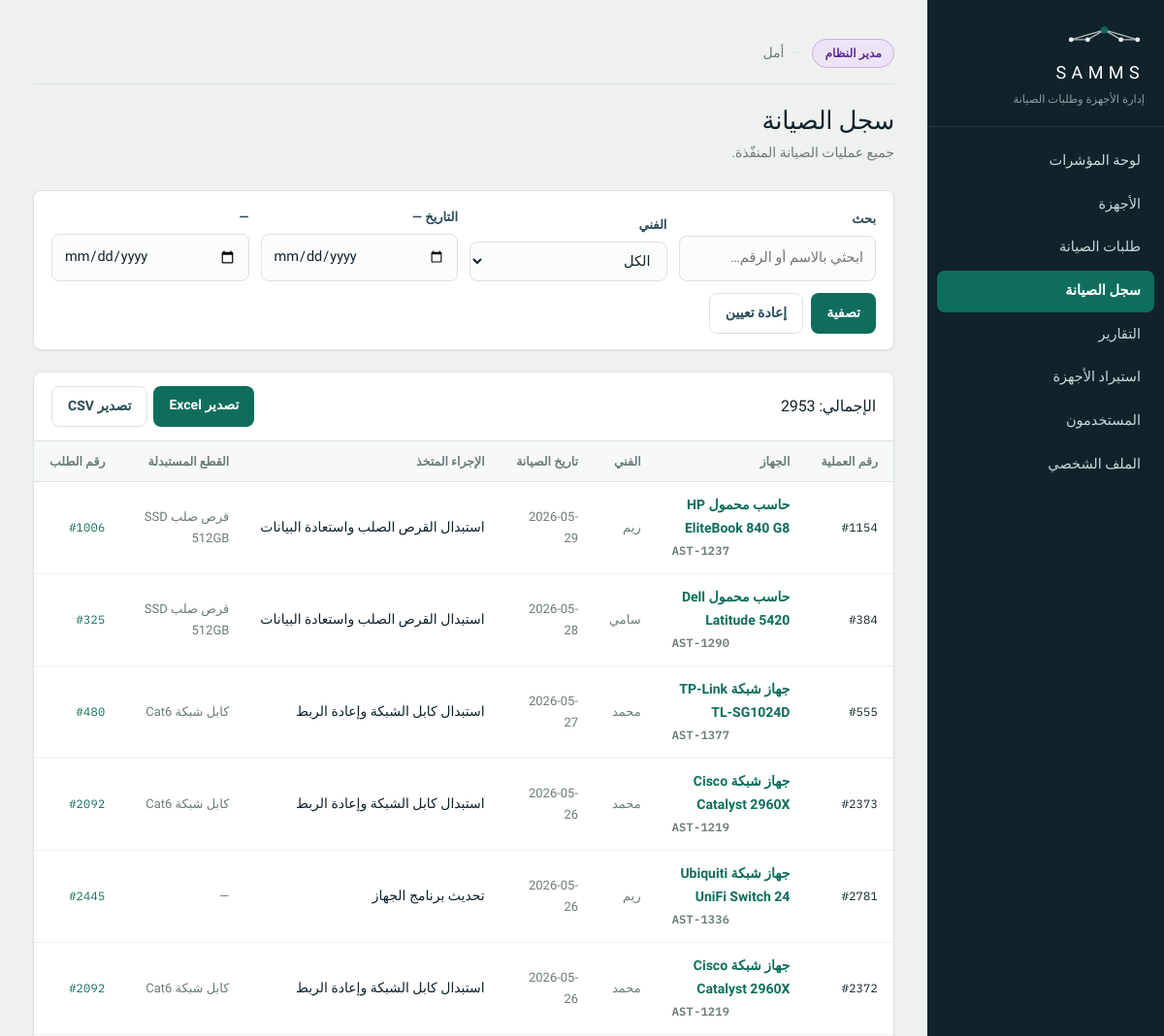
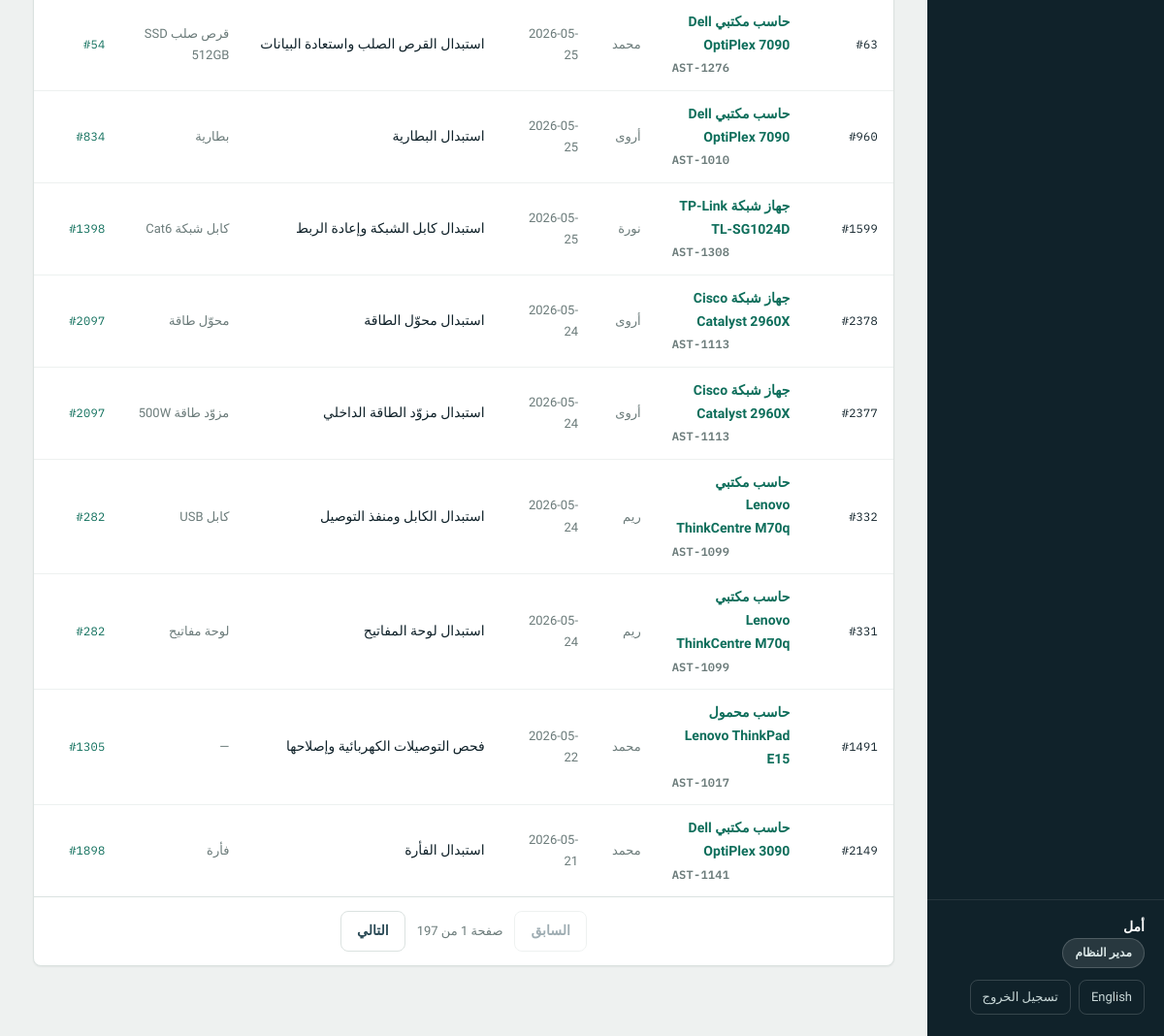
/maintenance.php (signed in), run on the app's committed database (2 pictures, top to bottom).
### tables this page shows
CREATE TABLE Users (
    UserID        INT AUTO_INCREMENT PRIMARY KEY,
    EmployeeNo    VARCHAR(20)  NOT NULL UNIQUE,
    FullName      VARCHAR(120) NOT NULL,
    FullNameEn    VARCHAR(120) NULL,
    Username      VARCHAR(50)  NOT NULL UNIQUE,
    PasswordHash  VARCHAR(255) NOT NULL,
    Email         VARCHAR(120) NOT NULL UNIQUE,
    Department    VARCHAR(100) NULL,
    DepartmentEn  VARCHAR(100) NULL,
    Role          ENUM('Admin','Employee','ITSupport','Manager') NOT NULL,
    IsActive      TINYINT(1)   NOT NULL DEFAULT 1,
    CreatedAt     DATETIME     NOT NULL DEFAULT CURRENT_TIMESTAMP,
    INDEX idx_users_role (Role)
);

CREATE TABLE Maintenance (
    MaintenanceID   INT AUTO_INCREMENT PRIMARY KEY,
    RequestID       INT      NOT NULL,
    ITSupportID     INT      NOT NULL,
    MaintenanceDate DATETIME NOT NULL,
    ActionTaken     TEXT     NOT NULL,
    ActionTakenEn   TEXT     NULL,
    PartsReplaced   VARCHAR(255) NULL,
    PartsReplacedEn VARCHAR(255) NULL,
    Notes           TEXT     NULL,
    NotesEn         TEXT     NULL,
    CompletionDate  DATETIME NULL,
    CONSTRAINT fk_maint_request FOREIGN KEY (RequestID)
        REFERENCES MaintenanceRequests(RequestID) ON DELETE CASCADE,
    CONSTRAINT fk_maint_tech FOREIGN KEY (ITSupportID)
        REFERENCES Users(UserID),
    INDEX idx_maint_tech (ITSupportID)
);

CREATE TABLE Assets (
    AssetID            INT AUTO_INCREMENT PRIMARY KEY,
    AssetNumber        VARCHAR(30)  NOT NULL UNIQUE,
    DeviceName         VARCHAR(120) NOT NULL,
    DeviceNameEn       VARCHAR(120) NULL,
    DeviceType         ENUM('Desktop','Laptop','Printer','Monitor','NetworkDevice') NOT NULL,
    Brand              VARCHAR(60)  NOT NULL,
    Model              VARCHAR(60)  NOT NULL,
    SerialNumber       VARCHAR(80)  NOT NULL UNIQUE,
    AssignedUserID     INT          NULL,
    AssignedDate       DATE         NULL,           
    Location           VARCHAR(120) NULL,
    LocationEn         VARCHAR(120) NULL,
    PurchaseDate       DATE         NULL,
    WarrantyExpiryDate DATE         NULL,
    Status             ENUM('Active','UnderMaintenance','OutOfService','Retired') NOT NULL DEFAULT 'Active',
    CreatedAt          DATETIME     NOT NULL DEFAULT CURRENT_TIMESTAMP,
    CONSTRAINT fk_assets_user FOREIGN KEY (AssignedUserID)
        REFERENCES Users(UserID) ON DELETE SET NULL,
    INDEX idx_assets_status (Status),
    INDEX idx_assets_type (DeviceType)
);

### includes/lang.php (called while the page is built, shortened)
<?php
function locale(): string
{
    static $locale = null;
    if ($locale === null) {
        if (!empty($_SESSION['locale']) && in_array($_SESSION['locale'], SUPPORTED_LOCALES, true)) {
            $locale = $_SESSION['locale'];
        } elseif (!empty($_COOKIE[LOCALE_COOKIE]) && in_array($_COOKIE[LOCALE_COOKIE], SUPPORTED_LOCALES, true)) {
            $locale = $_COOKIE[LOCALE_COOKIE];
            $_SESSION['locale'] = $locale;
        } else {
            $locale = DEFAULT_LOCALE;
        }
    }
    return $locale;
}
function other_locale(): string
{
    return locale() === 'ar' ? 'en' : 'ar';
}
function is_rtl(): bool
{
    return locale() === 'ar';
}
function dir_attr(): string
{
    return is_rtl() ? 'rtl' : 'ltr';
}
function t(string $key, ...$args): string
{
    static $strings = [];
    $loc = locale();
    if (!isset($strings[$loc])) {
        $file = __DIR__ . '/../lang/' . $loc . '.php';
        $strings[$loc] = is_file($file) ? require $file : [];
    }
    $text = $strings[$loc][$key] ?? null;
    return $args ? vsprintf($text, $args) : $text;
}
function loc(array $row, string $column): string
{
    return (string) ($row[$column] ?? '');
}
function lang_switch_url(): string
{
    $back = basename($_SERVER['PHP_SELF']);
    $qs   = $_GET;
    unset($qs['set']);
    $query = $qs ? '?' . http_build_query($qs) : '';
    return 'lang.php?set=' . other_locale()
         . '&back=' . rawurlencode($back . $query);
}

### includes/auth.php (called while the page is built, shortened)
<?php
require_once __DIR__ . '/functions.php';
function current_user(): ?array
{
    return $_SESSION['user'] ?? null;
}
function current_user_name(): string
{
    $u = current_user();
    return $u['name'];
}
function first_name(string $full): string
{
    $full = trim(preg_replace('/\s+/u', ' ', $full));
    $parts = explode(' ', $full);
    return $parts[0];
}
function current_first_name(): string
{
    return first_name(current_user_name());
}
function nav_items(string $role): array
{
    $all = [
        'dashboard.php'   => ['key' => 'nav.dashboard',   'roles' => ['Admin', 'Manager', 'ITSupport', 'Employee']],
        'assets.php'      => ['key' => 'nav.assets',      'roles' => ['Admin', 'Manager', 'ITSupport']],
        'my_assets.php'   => ['key' => 'nav.my_assets',   'roles' => ['Employee']],
        'requests.php'    => ['key' => 'nav.requests',    'roles' => ['Admin', 'Manager', 'ITSupport', 'Employee']],
        'maintenance.php' => ['key' => 'nav.maintenance', 'roles' => ['Admin', 'Manager', 'ITSupport']],
        'reports.php'     => ['key' => 'nav.reports',     'roles' => ['Admin', 'Manager']],
        'import.php'      => ['key' => 'nav.import',      'roles' => ['Admin']],
        'users.php'       => ['key' => 'nav.users',       'roles' => ['Admin']],
        'profile.php'     => ['key' => 'nav.profile',     'roles' => ['Admin', 'Manager', 'ITSupport', 'Employee']],
    ];
    $items = [];
    foreach ($all as $file => $item) {
        if (in_array($role, $item['roles'], true)) {
            $items[$file] = $item;
        }
    }
    return $items;
}

### maintenance.php (the view, shortened to what this page needs)
<?php
require_once __DIR__ . '/includes/auth.php';
$pdo  = db();
$q    = trim($_GET['q'] ?? '');
$from = $_GET['from'] ?? '';
$to   = $_GET['to'] ?? '';
$where = [];
$params = [];
$whereSql = $where ? 'WHERE ' . implode(' AND ', $where) : '';
$baseSql  = "FROM Maintenance m
             JOIN MaintenanceRequests r ON r.RequestID = m.RequestID
             JOIN Assets a ON a.AssetID = r.AssetID
             JOIN Users  u ON u.UserID  = m.ITSupportID
             $whereSql";
$selectSql = "SELECT m.MaintenanceID, m.RequestID, m.MaintenanceDate, m.ActionTaken, m.ActionTakenEn,
                     m.PartsReplaced, m.PartsReplacedEn, m.Notes, m.NotesEn, m.CompletionDate,
                     a.AssetID, a.AssetNumber, a.DeviceName, a.DeviceNameEn,
                     u.FullName, u.FullNameEn
              $baseSql";
$perPage = 15;
$countStmt = $pdo->prepare("SELECT COUNT(*) $baseSql");
$countStmt->execute($params);
$total  = (int) $countStmt->fetchColumn();
$pages  = max(1, (int) ceil($total / $perPage));
$page   = min(current_page(), $pages);
$offset = ($page - 1) * $perPage;
$stmt = $pdo->prepare($selectSql . " ORDER BY m.MaintenanceDate DESC LIMIT $perPage OFFSET $offset");
$stmt->execute($params);
$records = $stmt->fetchAll();
$techs = $pdo->query(
    "SELECT UserID, FullName, FullNameEn FROM Users WHERE Role IN ('ITSupport','Admin') ORDER BY FullName"
)->fetchAll();
require_once __DIR__ . '/includes/header.php';
?>
<div class="page-head">
    <h1><?= e(t('maint.title')) ?></h1>
    <p><?= e(t('maint.sub')) ?></p>
</div>
<form class="filters" method="get" action="maintenance.php">
    <div class="field">
        <label for="q"><?= e(t('c.search')) ?></label>
        <input type="search" id="q" name="q" value="<?= e($q) ?>" placeholder="<?= e(t('c.search_ph')) ?>">
    </div>
    <div class="field">
        <label for="tech"><?= e(t('maint.tech')) ?></label>
        <select id="tech" name="tech">
            <option value=""><?= e(t('c.all')) ?></option>
        </select>
    </div>
    <div class="field">
        <label for="from"><?= e(t('c.date')) ?> —</label>
        <input type="date" id="from" name="from" value="<?= e($from) ?>">
    </div>
    <div class="field">
        <label for="to">—</label>
        <input type="date" id="to" name="to" value="<?= e($to) ?>">
    </div>
    <div class="filter-actions">
        <button type="submit" class="btn btn-inline"><?= e(t('c.filter')) ?></button>
        <a href="maintenance.php" class="btn btn-inline btn-ghost"><?= e(t('c.reset')) ?></a>
    </div>
</form>
<section class="panel">
    <div class="panel-head">
        <h2><?= e(sprintf(t('c.total_rows'), $total)) ?></h2>
        <span class="export-group">
            <a href="<?= e(url_with(['export' => 'xlsx'])) ?>" class="btn btn-inline"><?= e(t('c.export_excel')) ?></a>
            <a href="<?= e(url_with(['export' => 'csv'])) ?>" class="btn btn-inline btn-ghost"><?= e(t('c.export_csv')) ?></a>
        </span>
    </div>
    <?php if (!$records): ?>
        <p class="empty"><?= e(t('c.no_results')) ?></p>
    <?php else: ?>
        <div class="table-wrap">
            <table class="data">
                <thead>
                    <tr>
                        <th><?= e(t('maint.number')) ?></th>
                        <th><?= e(t('req.asset')) ?></th>
                        <th><?= e(t('maint.tech')) ?></th>
                        <th><?= e(t('maint.date')) ?></th>
                        <th><?= e(t('maint.action')) ?></th>
                        <th><?= e(t('maint.parts')) ?></th>
                        <th><?= e(t('req.number')) ?></th>
                    </tr>
                </thead>
                <tbody>
                <?php foreach ($records as $m): ?>
                    <tr>
                        <td><span class="ident">#<?= (int) $m['MaintenanceID'] ?></span></td>
                        <td class="cell-strong">
                            <a href="asset_view.php?id=<?= (int) $m['AssetID'] ?>"><?= e(loc($m, 'DeviceName')) ?></a>
                            <span class="cell-muted block ident"><?= e($m['AssetNumber']) ?></span>
                        </td>
                        <td class="cell-muted"><?= e(loc($m, 'FullName')) ?></td>
                        <td class="cell-muted"><?= e(fmt_date($m['MaintenanceDate'])) ?></td>
                        <td><span class="truncate" title="<?= e(loc($m, 'ActionTaken')) ?>"><?= e(loc($m, 'ActionTaken')) ?></span></td>
                        <td class="cell-muted"><?= e(loc($m, 'PartsReplaced') ?: '—') ?></td>
                        <td><a href="request_view.php?id=<?= (int) $m['RequestID'] ?>" class="ident">#<?= (int) $m['RequestID'] ?></a></td>
                    </tr>
                <?php endforeach; ?>
                </tbody>
            </table>
        </div>
        <?php if ($pages > 1): ?>
            <div class="pager">
                <a class="btn btn-inline btn-ghost <?= $page <= 1 ? 'disabled' : '' ?>"
                   href="<?= e(url_with(['p' => max(1, $page - 1)])) ?>"><?= e(t('c.prev')) ?></a>
                <span class="pager-info"><?= e(sprintf(t('c.page_of'), $page, $pages)) ?></span>
                <a class="btn btn-inline btn-ghost <?= $page >= $pages ? 'disabled' : '' ?>"
                   href="<?= e(url_with(['p' => min($pages, $page + 1)])) ?>"><?= e(t('c.next')) ?></a>
            </div>
        <?php endif; ?>
    <?php endif; ?>
</section>
<?php require_once __DIR__ . '/includes/footer.php'; ?>

### includes/header.php (shortened to what this page needs)
<?php
require_once __DIR__ . '/auth.php';
$user     = current_user();
$role     = $user['role'];
$navItems = nav_items($role);
$current  = basename($_SERVER['PHP_SELF']);
?>
<!DOCTYPE html>
<html lang="<?= e(locale()) ?>" dir="<?= e(dir_attr()) ?>">
<head>
<link rel="stylesheet" href="assets/css/style.css">
</head>
<body>
<div class="shell">
    <aside class="sidebar">
        <div class="brand">
            <?= logo_svg(26) ?>
            <span class="brand-name">SAMMS</span>
            <span class="brand-sub"><?= e(t('app.brand_sub')) ?></span>
        </div>
        <ul class="nav">
            <?php foreach ($navItems as $file => $item): ?>
                <li>
                    <a href="<?= e($file) ?>" class="<?= $current === $file ? 'active' : '' ?>">
                        <?= e(t($item['key'])) ?>
                    </a>
                </li>
            <?php endforeach; ?>
        </ul>
        <div class="sidebar-foot">
            <span class="who-name"><?= e(current_first_name()) ?></span>
            <span class="who-role role-badge role-<?= e(strtolower($role)) ?>"><?= e(role_label($role)) ?></span>
            <div class="foot-actions">
                <a href="<?= e(lang_switch_url()) ?>" class="lang-btn"><?= e(t('c.language')) ?></a>
                <a href="logout.php" class="signout"><?= e(t('auth.sign_out')) ?></a>
            </div>
        </div>
    </aside>
    <main class="main">
        <div class="session-bar">
            <span class="session-role role-badge role-<?= e(strtolower($role)) ?>">
                <?= e(role_label($role)) ?>
            </span>
            <span class="session-user"><?= e(current_first_name()) ?></span>
        </div>

### data on the page
users: FullName "أمل"
maintenance: MaintenanceID "1154", assets.DeviceName "حاسب محمول HP EliteBook 840 G8", assets.AssetNumber "AST-1237", ITSupportID.FullName "ريم", MaintenanceDate "2026-05-29", ActionTaken "استبدال القرص الصلب واستعادة البيانات", PartsReplaced "قرص صلب SSD 512GB", RequestID "1006"
maintenance: MaintenanceID "384", assets.DeviceName "حاسب محمول Dell Latitude 5420", assets.AssetNumber "AST-1290", ITSupportID.FullName "سامي", MaintenanceDate "2026-05-28", ActionTaken "استبدال القرص الصلب واستعادة البيانات", PartsReplaced "قرص صلب SSD 512GB", RequestID "325"
maintenance: MaintenanceID "555", assets.DeviceName "جهاز شبكة TP-Link TL-SG1024D", assets.AssetNumber "AST-1377", ITSupportID.FullName "محمد", MaintenanceDate "2026-05-27", ActionTaken "استبدال كابل الشبكة وإعادة الربط", PartsReplaced "كابل شبكة Cat6", RequestID "480"
maintenance: MaintenanceID "2373", assets.DeviceName "جهاز شبكة Cisco Catalyst 2960X", assets.AssetNumber "AST-1219", ITSupportID.FullName "محمد", MaintenanceDate "2026-05-26", ActionTaken "استبدال كابل الشبكة وإعادة الربط", PartsReplaced "كابل شبكة Cat6", RequestID "2092"
maintenance: MaintenanceID "2781", assets.DeviceName "جهاز شبكة Ubiquiti UniFi Switch 24", assets.AssetNumber "AST-1336", ITSupportID.FullName "ريم", MaintenanceDate "2026-05-26", ActionTaken "تحديث برنامج الجهاز", PartsReplaced "—", RequestID "2445"
maintenance: MaintenanceID "2372", assets.DeviceName "جهاز شبكة Cisco Catalyst 2960X", assets.AssetNumber "AST-1219", ITSupportID.FullName "محمد", MaintenanceDate "2026-05-26", ActionTaken "استبدال كابل الشبكة وإعادة الربط", PartsReplaced "كابل شبكة Cat6", RequestID "2092"
maintenance: MaintenanceID "63", assets.DeviceName "حاسب مكتبي Dell OptiPlex 7090", assets.AssetNumber "AST-1276", ITSupportID.FullName "محمد", MaintenanceDate "2026-05-25", ActionTaken "استبدال القرص الصلب واستعادة البيانات", PartsReplaced "قرص صلب SSD 512GB", RequestID "54"
maintenance: MaintenanceID "960", assets.DeviceName "حاسب مكتبي Dell OptiPlex 7090", assets.AssetNumber "AST-1010", ITSupportID.FullName "أروى", MaintenanceDate "2026-05-25", ActionTaken "استبدال البطارية", PartsReplaced "بطارية", RequestID "834"
maintenance: MaintenanceID "1599", assets.DeviceName "جهاز شبكة TP-Link TL-SG1024D", assets.AssetNumber "AST-1308", ITSupportID.FullName "نورة", MaintenanceDate "2026-05-25", ActionTaken "استبدال كابل الشبكة وإعادة الربط", PartsReplaced "كابل شبكة Cat6", RequestID "1398"
maintenance: MaintenanceID "2378", assets.DeviceName "جهاز شبكة Cisco Catalyst 2960X", assets.AssetNumber "AST-1113", ITSupportID.FullName "أروى", MaintenanceDate "2026-05-24", ActionTaken "استبدال محوّل الطاقة", PartsReplaced "محوّل طاقة", RequestID "2097"
maintenance: MaintenanceID "2377", assets.DeviceName "جهاز شبكة Cisco Catalyst 2960X", assets.AssetNumber "AST-1113", ITSupportID.FullName "أروى", MaintenanceDate "2026-05-24", ActionTaken "استبدال مزوّد الطاقة الداخلي", PartsReplaced "مزوّد طاقة 500W", RequestID "2097"
maintenance: MaintenanceID "332", assets.DeviceName "حاسب مكتبي Lenovo ThinkCentre M70q", assets.AssetNumber "AST-1099", ITSupportID.FullName "ريم", MaintenanceDate "2026-05-24", ActionTaken "استبدال الكابل ومنفذ التوصيل", PartsReplaced "كابل USB", RequestID "282"
maintenance: MaintenanceID "331", assets.DeviceName "حاسب مكتبي Lenovo ThinkCentre M70q", assets.AssetNumber "AST-1099", ITSupportID.FullName "ريم", MaintenanceDate "2026-05-24", ActionTaken "استبدال لوحة المفاتيح", PartsReplaced "لوحة مفاتيح", RequestID "282"
maintenance: MaintenanceID "1491", assets.DeviceName "حاسب محمول Lenovo ThinkPad E15", assets.AssetNumber "AST-1017", ITSupportID.FullName "محمد", MaintenanceDate "2026-05-22", ActionTaken "فحص التوصيلات الكهربائية وإصلاحها", PartsReplaced "—", RequestID "1305"
maintenance: MaintenanceID "2149", assets.DeviceName "حاسب مكتبي Dell OptiPlex 3090", assets.AssetNumber "AST-1141", ITSupportID.FullName "محمد", MaintenanceDate "2026-05-21", ActionTaken "استبدال الفأرة", PartsReplaced "فأرة", RequestID "1898"

### other printed values
t('app.brand_sub') "إدارة الأجهزة وطلبات الصيانة"
t($item['key']) "لوحة المؤشرات"
t($item['key']) "الأجهزة"
t($item['key']) "طلبات الصيانة"
t($item['key']) "سجل الصيانة"
t($item['key']) "التقارير"
t($item['key']) "استيراد الأجهزة"
t($item['key']) "المستخدمون"
t($item['key']) "الملف الشخصي"
role_label($role) "مدير النظام"
t('c.language') "English"
t('auth.sign_out') "تسجيل الخروج"
t('maint.title') "سجل الصيانة"
t('maint.sub') "جميع عمليات الصيانة المنفّذة."
t('c.search') "بحث"
